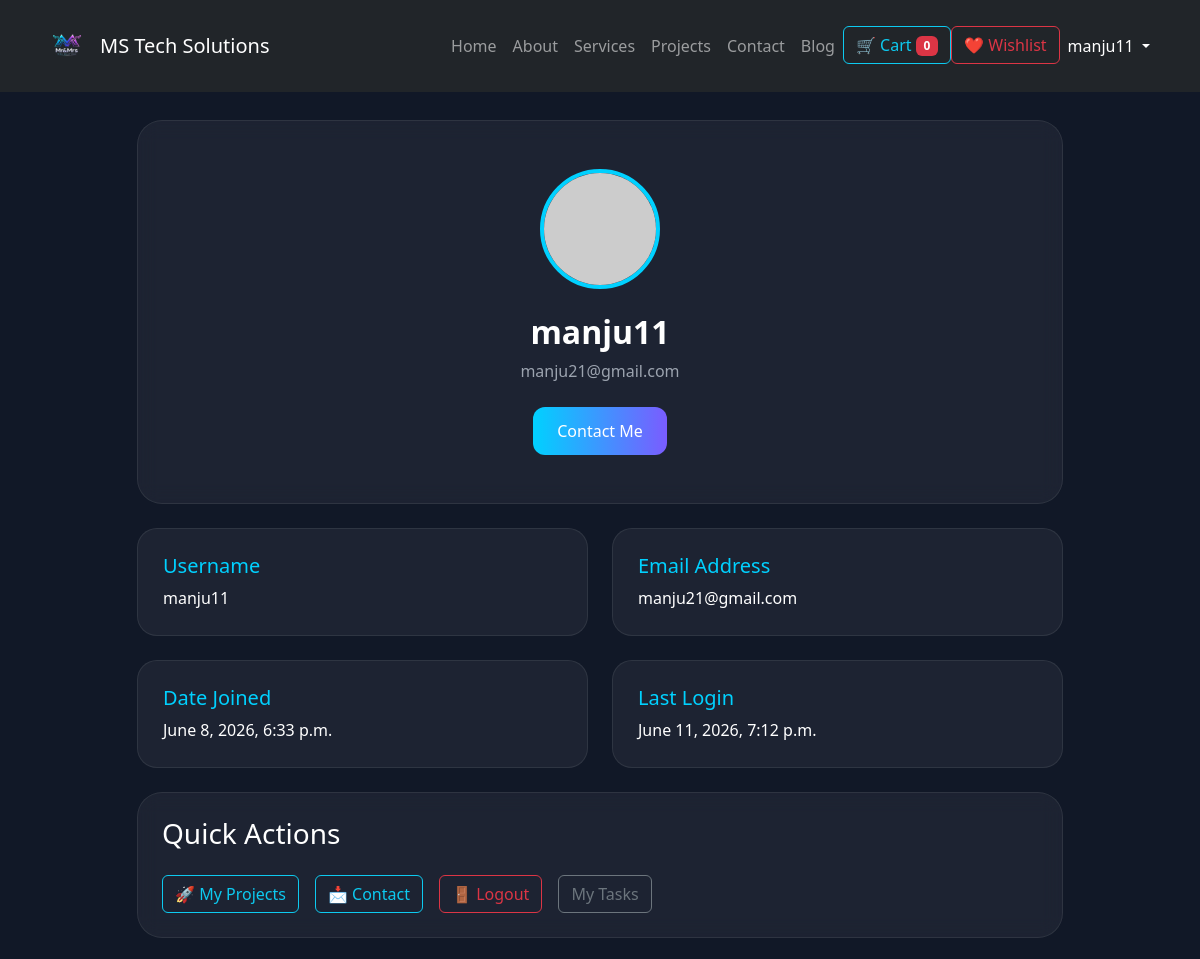
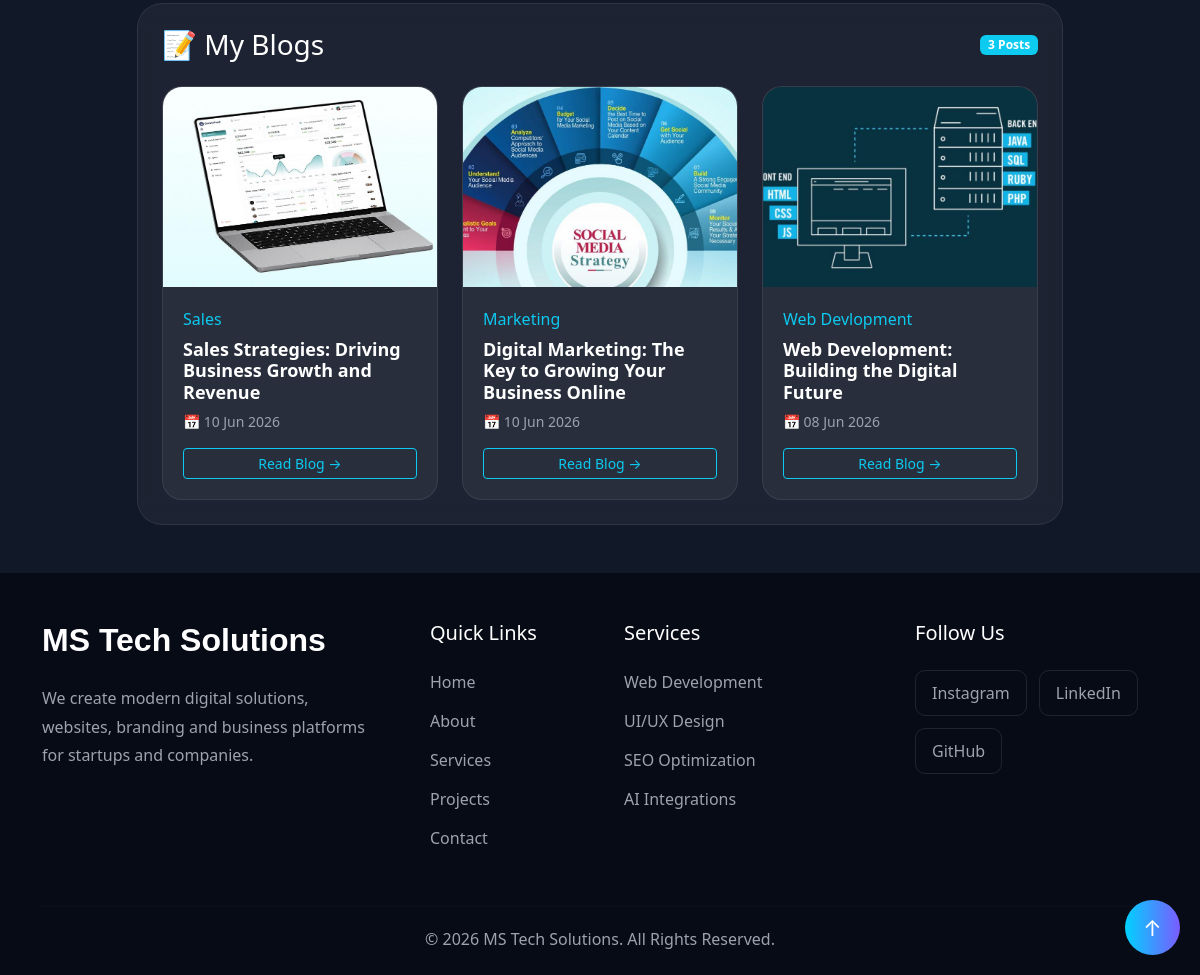
/accounts/user_profile/ (signed in), run on the app's committed database (2 pictures, top to bottom).
### blogproject/models.py (models this page shows, shortened)
class Post(models.Model):
    category = models.ForeignKey(
        Category,
        on_delete=models.CASCADE,
        related_name='posts'
    )
    title = models.CharField(max_length=200)
    slug = models.SlugField(
        unique=True,
        blank=True
    )
    content = models.TextField()
    image = models.ImageField(
        upload_to='posts/'
    )
    author = models.ForeignKey(
        User,
        on_delete=models.CASCADE
    )
    created_at = models.DateTimeField(
        auto_now_add=True
    )

class Category(models.Model):
    name = models.CharField(max_length=100, unique=True)
    slug = models.SlugField(max_length=100, unique=True, blank=True)

### portfolio_app/views.py (the view)
# urls.py: path('accounts/user_profile/',views.user_profile_page,name='profile'),
@login_required
def user_profile_page(request):
    user_posts = Post.objects.filter(
        author=request.user
    ).order_by('-created_at')
    return render(request,'accounts/user_profile.html', {'user_posts': user_posts})

### E_commerce_app/context_processors.py (called while the page is built)
def cart_count(request):
    count = 0
    if request.user.is_authenticated:
        count = Cart.objects.filter(
            user=request.user
        ).count()
    return {
        'cart_count': count
    }

### portfolio_app/templates/accounts/user_profile.html (shortened to what this page needs)
{% extends 'base.html' %}
{% block content %}
<section class="profile-section py-5">
    <div class="container">
        <div class="row justify-content-center">
            <div class="col-lg-10">
                <div class="profile-card p-5 text-center mb-4">
                    <img
                        src="https://ui-avatars.com/api/?name={{ request.user.username }}&background=00D1FF&color=fff&size=256"
                        class="profile-avatar mb-4"
                    >
                    <h1 class="profile-name">
                        {{ request.user.username }}
                    </h1>
                    <p class="profile-email">
                        {{ request.user.email }}
                    </p>
                    <div class="mt-4">
                        <a
                            href="{% url 'contact' %}"
                            class="btn action-btn"
                        >
                            Contact Me
                        </a>
                    </div>
                </div>
                <div class="row g-4">
                    <div class="col-md-6">
                        <div class="info-card">
                            <h5>
                                Username
                            </h5>
                            <p>
                                {{ request.user.username }}
                            </p>
                        </div>
                    </div>
                    <div class="col-md-6">
                        <div class="info-card">
                            <h5>
                                Email Address
                            </h5>
                            <p>
                                {{ request.user.email }}
                            </p>
                        </div>
                    </div>
                    <div class="col-md-6">
                        <div class="info-card">
                            <h5>
                                Date Joined
                            </h5>
                            <p>
                                {{ request.user.date_joined }}
                            </p>
                        </div>
                    </div>
                    <div class="col-md-6">
                        <div class="info-card">
                            <h5>
                                Last Login
                            </h5>
                            <p>
                                {{ request.user.last_login }}
                            </p>
                        </div>
                    </div>
                </div>
                <div class="profile-card p-4 mt-4">
                    <h3 class="text-white mb-4">
                        Quick Actions
                    </h3>
                    <div class="d-flex flex-wrap gap-3">
                        <a
                            href="{% url 'projects' %}"
                            class="btn btn-outline-info"
                        >
                            🚀 My Projects
                        </a>
                        <a
                            href="{% url 'contact' %}"
                            class="btn btn-outline-info"
                        >
                            📩 Contact
                        </a>
                        <a
                            href="{% url 'logout' %}"
                            class="btn btn-outline-danger"
                        >
                            🚪 Logout
                        </a>
                        <a href="{% url 'todo_homepage' %}" class="btn btn-outline-secondary">
                            My Tasks
                        </a>
                    </div>
                </div>
                <div class="profile-card p-4 mt-4">
                    <div class="d-flex justify-content-between align-items-center mb-4">
                        <h3 class="text-white mb-0">
                            📝 My Blogs
                        </h3>
                        <span class="badge bg-info">
                            {{ user_posts.count }} Posts
                        </span>
                    </div>
                    <div class="row g-4">
                        {% for post in user_posts %}
                        <div class="col-md-6 col-lg-4">
                            <div class="my-post-card">
                                <img
                                src="{{ post.image.url }}"
                                class="my-post-image"
                                alt="{{ post.title }}">
                                <div class="my-post-content">
                                    <span class="text-info">
                                        {{ post.category.name }}
                                    </span>
                                    <h5 class="my-post-title mt-2">
                                        {{ post.title }}
                                    </h5>
                                    <p class="my-post-date">
                                        📅 {{ post.created_at|date:"d M Y" }}
                                    </p>
                                    <a
                                    href="{% url 'post_detail' post.slug %}"
                                    class="btn btn-outline-info btn-sm w-100">
                                        Read Blog →
                                    </a>
                                </div>
                            </div>
                        </div>
                        {% empty %}
                        <div class="col-12">
                            <div class="alert alert-dark text-center">
                                No blog posts created yet.
                            </div>
                        </div>
                        {% endfor %}
                    </div>
                </div>
            </div>
        </div>
    </div>
</section>
{% endblock %}

### portfolio_app/templates/base.html (shortened to what this page needs)
<!DOCTYPE html>
{% load static %}
<html lang="en">
<head>
    <link href="https://cdn.jsdelivr.net/npm/bootstrap@5.3.8/dist/css/bootstrap.min.css" rel="stylesheet">
</head>
<body>
    <button id="topBtn">↑</button>
    {% load static %}
    <br><br><br>
    <nav class="navbar navbar-expand-lg fixed-top navbar-dark bg-dark py-3">
    <div class="container">
        <a class="navbar-brand d-flex align-items-center" href="/">
            <img src="{% static 'images/logo.png' %}"
                 alt="Mr&Mrs Tech Solutions Logo"
                 width="50"
                 height="50"
                 class="me-2 rounded-circle">
            <span class="brand-text">
                MS Tech Solutions
            </span>
        </a>
        <div class="collapse navbar-collapse" id="navbarNav">
            <ul class="navbar-nav ms-auto">
                {% if request.user.is_authenticated %}
                <li class="nav-item">
                    <a class="nav-link " href="{% url 'homepage' %}">Home</a>
                </li>
                <li class="nav-item">
                    <a class="nav-link" href="{% url 'about' %}">About</a>
                </li>
                <li class="nav-item">
                    <a class="nav-link" href="{% url 'services' %}">Services</a>
                </li>
                <li class="nav-item">
                    <a class="nav-link" href="{% url 'projects' %}">Projects</a>
                </li>
                <li class="nav-item">
                    <a class="nav-link" href="{% url 'contact' %}">Contact</a>
                </li>
                <li class="nav-item">
                    <a class="nav-link" href="{% url 'blog_homepage' %}">Blog</a>
                </li>
                <li class="nav-item">
                    <a
                    href="{% url 'cart_page' %}"
                    class="btn btn-outline-info">
                    🛒 Cart
                    <span class="badge bg-danger">
                    {{ cart_count }}
                    </span>
                </a>
                </li>
                <li class="nav-item">
                    <a
                    href="{% url 'wishlist_page' %}"
                    class="btn btn-outline-danger">
                    ❤️ Wishlist
                    </a>
                </li>
                <li class="nav-item dropdown">
                    <a
                        class="nav-link dropdown-toggle text-white"
                        href="#"
                        role="button"
                        data-bs-toggle="dropdown"
                    >
                        {{ request.user.username }}
                    </a>
                </li>
                {% endif %}
            </ul>
        </div>
    </div>
    </nav>
    {% block content %}
    {% endblock %}
    <footer class="footer-section pt-5  pb-4">
    <div class="container">
        <div class="row g-5">
            <div class="col-lg-4">
                <h2 class="footer-logo">
                    MS Tech Solutions
                </h2>
                <p class="footer-text mt-4">
                    We create modern digital solutions,
                    websites, branding and business platforms
                    for startups and companies.
                </p>
            </div>
            <div class="col-lg-2">
                <h5 class="footer-heading">
                    Quick Links
                </h5>
                <ul class="footer-links">
                    <li><a href="{% url 'homepage' %}">Home</a></li>
                    <li><a href="{% url 'about' %}">About</a></li>
                    <li><a href="{% url 'services' %}">Services</a></li>
                    <li><a href="{% url 'projects' %}">Projects</a></li>
                    <li><a href="{% url 'contact' %}">Contact</a></li>
                </ul>
            </div>
            <div class="col-lg-3">
                <h5 class="footer-heading">
                    Services
                </h5>
                <ul class="footer-links">
                    <li><a href="#">Web Development</a></li>
                    <li><a href="#">UI/UX Design</a></li>
                    <li><a href="#">SEO Optimization</a></li>
                    <li><a href="#">AI Integrations</a></li>
                </ul>
            </div>
            <div class="col-lg-3">
                <h5 class="footer-heading">
                    Follow Us
                </h5>
                <div class="footer-socials mt-4">
                    <a href="#">Instagram</a>
                    <a href="#">LinkedIn</a>
                    <a href="#">GitHub</a>
                </div>
            </div>
        </div>
        <hr class="footer-line">
        <div class="text-center">
            <p class="copyright-text">
                © 2026 MS Tech Solutions.
                All Rights Reserved.
            </p>
        </div>
    </div>
    </footer>
</body>
</html>

### portfolio_app/templates/base.html (style rules this page uses)
.footer-section { background:#070B16; }
.footer-logo { color:white; font-weight:700; font-size:32px; font-family:'Poppins',sans-serif; }
.footer-text { color:#9CA3AF; line-height:1.8; }
.footer-heading { color:white; margin-bottom:25px; }
.footer-links { list-style:none; padding:0; }
.footer-links li { margin-bottom:15px; }
.footer-links a { color:#9CA3AF; text-decoration:none; transition:0.3s; }
.footer-socials { display:flex; flex-wrap:wrap; gap:12px; }
.footer-socials a { color:#9CA3AF; text-decoration:none; padding:10px 16px; border:1px solid rgba(255,255,255,0.1); border-radius:10px; transition:.3s; }
.footer-line { border-color:rgba(255,255,255,0.08); margin:40px 0 20px; }
.copyright-text { color:#9CA3AF; margin:0; }
#topBtn { display:none; position:fixed; bottom:20px; right:20px; z-index:999999; width:55px; height:55px; border:none; border-radius:50%; background:linear-gradient( 90deg, #00D1FF, #7A5CFF ); color:white; font-size:22px; cursor:pointer; }
#topBtn { display:block !important; }

### portfolio_app/templates/accounts/user_profile.html (style rules this page uses)
.profile-section { background:#111827; min-height:100vh; }
.profile-card { background:rgba(255,255,255,0.05); border:1px solid rgba(255,255,255,0.08); border-radius:25px; backdrop-filter:blur(10px); }
.profile-avatar { width:120px; height:120px; border-radius:50%; object-fit:cover; border:4px solid #00D1FF; }
.profile-name { color:white; font-size:32px; font-weight:700; }
.profile-email { color:#9CA3AF; }
.info-card { background:rgba(255,255,255,0.05); border:1px solid rgba(255,255,255,0.08); border-radius:20px; padding:25px; height:100%; }
.info-card h5 { color:#00D1FF; }
.info-card p { color:white; margin-bottom:0; }
.action-btn { background:linear-gradient( 90deg, #00D1FF, #7A5CFF ); border:none; color:white; border-radius:12px; padding:12px 24px; }
.my-post-card { background:rgba(255,255,255,0.05); border:1px solid rgba(255,255,255,0.08); border-radius:20px; overflow:hidden; transition:.4s; }
.my-post-image { width:100%; height:180px; object-fit:cover; }
.my-post-content { padding:20px; }
.my-post-title { color:white; font-size:20px; font-weight:600; }
.my-post-date { color:#9CA3AF; font-size:14px; }
.my-post-card { background:rgba(255,255,255,0.05); border:1px solid rgba(255,255,255,0.08); border-radius:20px; overflow:hidden; transition:.4s; height:100%; }
.my-post-image { width:100%; height:200px; object-fit:cover; }
.my-post-title { color:white; font-size:18px; font-weight:600; }

### data on the page
Post: image (picture), category.name "Sales", title "Sales Strategies: Driving Business Growth and Revenue", created_at "10 Jun 2026"
Post: image (picture), category.name "Marketing", title "Digital Marketing: The Key to Growing Your Business Online", created_at "10 Jun 2026"
Post: image (picture), category.name "Web Devlopment", title "Web Development: Building the Digital Future", created_at "08 Jun 2026"

### other printed values
{{ cart_count }} "0"
{{ request.user.username }} "manju11"
{{ request.user.email }} "manju21@gmail.com"
{{ request.user.date_joined }} "June 8, 2026, 6:33 p.m."
{{ request.user.last_login }} "June 11, 2026, 7:12 p.m."
{{ user_posts.count }} "3"
